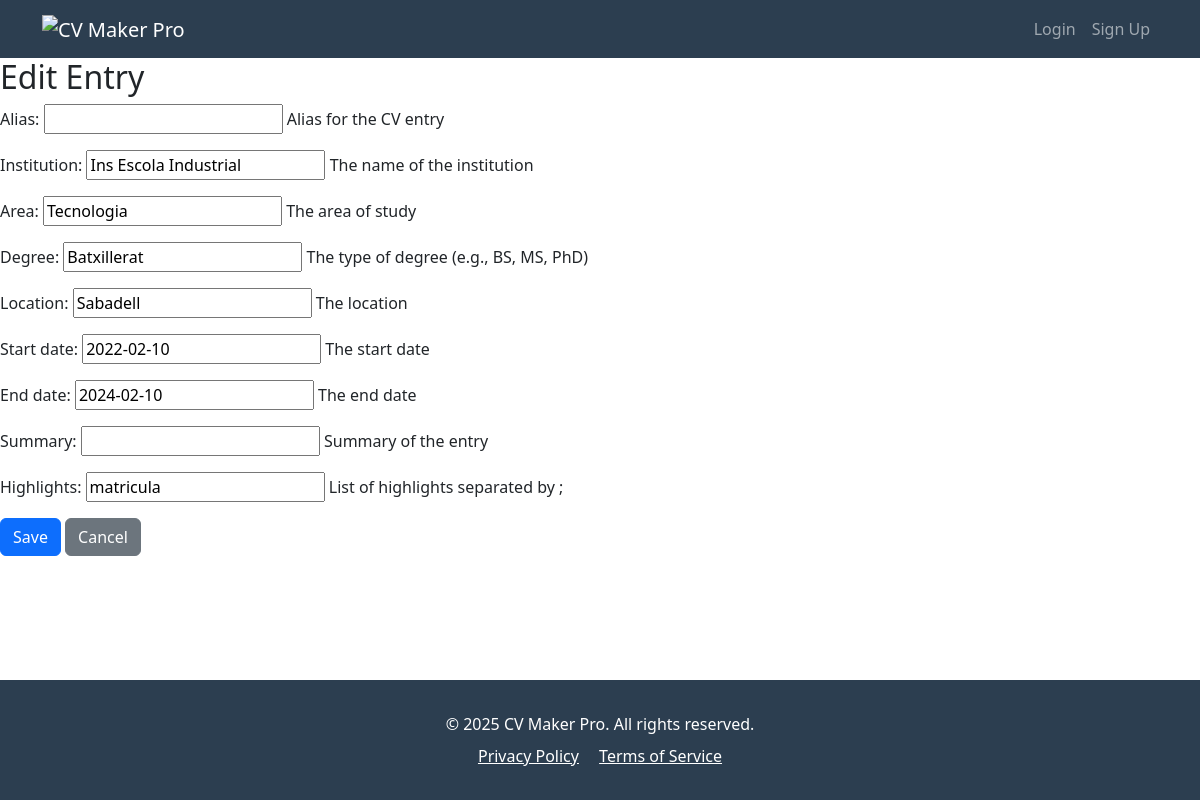
Screenshot of /cv/1/entries/2/edit/ with the database file from the repository.
### entries/models.py (models this page shows, shortened)
class CVEntry(models.Model):
    user: models.ForeignKey = models.ForeignKey(User, null=False, blank=False, on_delete=models.CASCADE, related_name='%(class)s')
    alias: models.CharField = models.CharField(max_length=20, null=True, blank=True, help_text="Alias for the CV entry")
    start_date: models.DateField
    end_date: models.DateField
    date: models.DateField
    summary: models.CharField
    highlights: models.CharField
    class Meta:
        abstract = True

class EducationEntry(CVEntry):
    institution = models.CharField(max_length=100, null=False, blank=False, help_text="The name of the institution")
    area = models.CharField(max_length=100, null=False, blank=False, help_text="The area of study")
    degree = models.CharField(max_length=100, blank=True, help_text="The type of degree (e.g., BS, MS, PhD)")
    location = models.CharField(max_length=100, blank=True, help_text="The location")
    start_date = models.DateField(null=True, blank=True, help_text="The start date")
    end_date = models.DateField(null=True, blank=True, help_text="The end date")
    date = models.DateField(null=True, blank=True, help_text="Custom date (overrides start_date and end_date)")
    summary = models.CharField(max_length=500, blank=True, help_text="Summary of the entry")
    highlights = models.CharField(max_length=500, blank=True, help_text="List of highlights separated by ;")

### cv/views.py (the view, shortened to what this page needs)
# urls.py: path("<int:cv_id>/entries/<int:entry_id>/edit/", EntryUpdateView.as_view(), name="cv-entry-edit"),
class EntryUpdateView(UpdateView):
    model = None  # Dynamic
    template_name = 'entry_form.html'
    def get_object(self, queryset=None):
        return SectionEntry.objects.get(id=self.kwargs['entry_id']).content_object
    def get_form_class(self):
        entry = self.get_object()
        return {
            'EducationEntry': EducationEntryForm,
            'ExperienceEntry': ExperienceEntryForm,
            'PublicationEntry': PublicationEntryForm
        }[entry.__class__.__name__]

### cv/forms.py
class EducationEntryForm(forms.ModelForm):
    class Meta:
        model = EducationEntry
        fields = ['alias', 'institution', 'area', 'degree', 'location',
                 'start_date', 'end_date', 'summary', 'highlights']

### cv/templates/entry_form.html (shortened to what this page needs)
{% extends "base.html" %}
{% block content %}
  <h2>{% if object %}Edit Entry{% else %}Add Entry{% endif %}</h2>
  <form method="post">
    {{ form.as_p }}
    <button type="submit" class="btn btn-primary">Save</button>
    <a href="{% url 'cv-structure-edit' cv_id %}" class="btn btn-secondary">Cancel</a>
  </form>
{% endblock %}

### templates/base.html (style rules this page uses)
:root { --primary-color: #2c3e50; --secondary-color: #3498db; --accent-color: #e74c3c; }
html, body { height: 100%; margin: 0; }
body { display: flex; flex-direction: column; min-height: 100vh; }

### rows the page displays
EducationEntry: institution "Ins Escola Industrial", area "Tecnologia", degree "Batxillerat", location "Sabadell", start_date "2022-02-10", end_date "2024-02-10", highlights "matricula"
